Frame 1 (no input): blank canvas, image omitted
Frame 60 (no input): blank canvas, image omitted
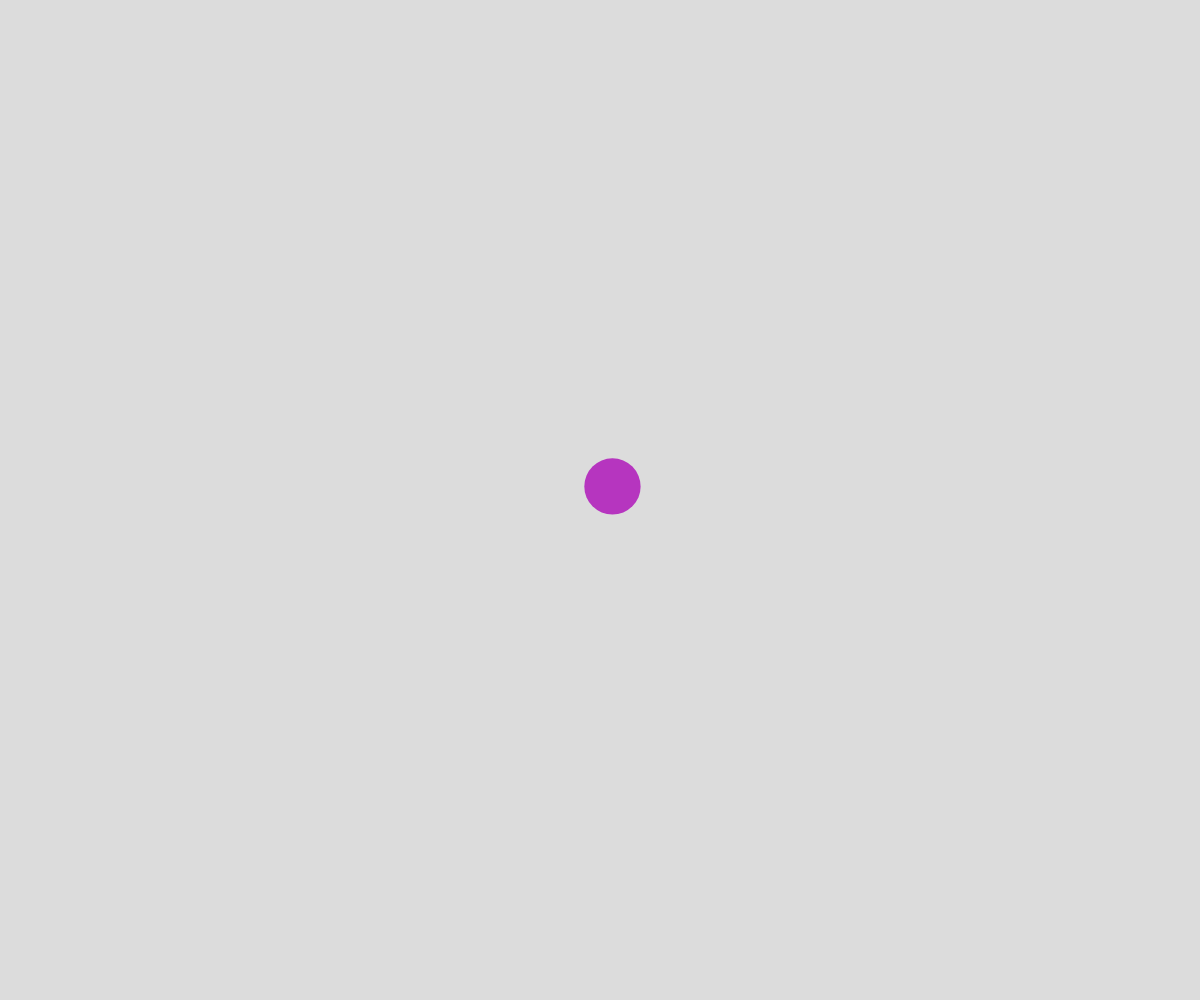
Frame 120 (the mouse pressed at the canvas centre since frame 60)

The p5.js sketch whose frames 1 and 60 were blank and that drew this single picture after the mouse press (run headless with seeded random() and noise() and a simulated clock; from frame 60 on, the mouse is pressed at the canvas centre):

// p5.js sketch
// ── sketch.js
// Connected Nodes OOP Demo



let points = [];
let auto = false;

function setup() {
  createCanvas(windowWidth, windowHeight);
}

function draw() {
  background(220);
  for (let thePoint of points) {
    thePoint.update();
    thePoint.display();
    thePoint.connectTo(points);
  }
  if (auto) {
    points.push(new MovingPoint(mouseX, mouseY));
  }
}

function mousePressed() {
  points.push(new MovingPoint(mouseX, mouseY));
}

class MovingPoint {
  constructor(x, y) {
    this.x = x;
    this.y = y;
    this.color = color(random(255), random(255), random(255));
    this.radius = 15;
    this.xTime = random(1000);
    this.yTime = random(1000);
    this.deltaTime = 0.1;
    this.reach = 150;
  }

  display() {
    noStroke();
    fill(this.color);
    circle(this.x, this.y, this.radius * 2);
  }

  update() {
    //move point
    let dx = noise(this.xTime);
    dx = map(dx, 0, 1, -5, 5);
    let dy = noise(this.yTime);
    dy = map(dy, 0, 1, -5, 5);

    this.x += dx;
    this.y += dy;

    this.xTime += this.deltaTime;
    this.yTime += this.deltaTime;

    //wrap around screen
    if (this.x < 0) {
      this.x += width;
    }
    if (this.x > width) {
      this.x -= width;
    }
    if (this.y < 0) {
      this.y += height;
    }
    if (this.y > height) {
      this.y -= height;
    }
    //adjust size based on mouse
    let mouseDistance = dist(this.x, this.y, mouseX, mouseY);
    if (mouseDistance < this.reach) {
      //make circle bigger
      let theSize = map(mouseDistance, 0, this.reach, 30, 15);
      this.radius = theSize;
    }
    else {
      //set circle to regular size
      this.radius = 15;
    }

  }

  connectTo(pointsArray) {
    for (let otherPoint of pointsArray) {
      if (this !== otherPoint) {
        if (dist(this.x, this.y, otherPoint.x, otherPoint.y) < this.reach) {
          stroke("black");
          line(this.x, this.y, otherPoint.x, otherPoint.y);
        }
      }
    }
  }


}

function keyTyped() {
  if (key === "a") {
    auto = !auto;
  }
  if (key === "e") {
    points = [];
  }
}
